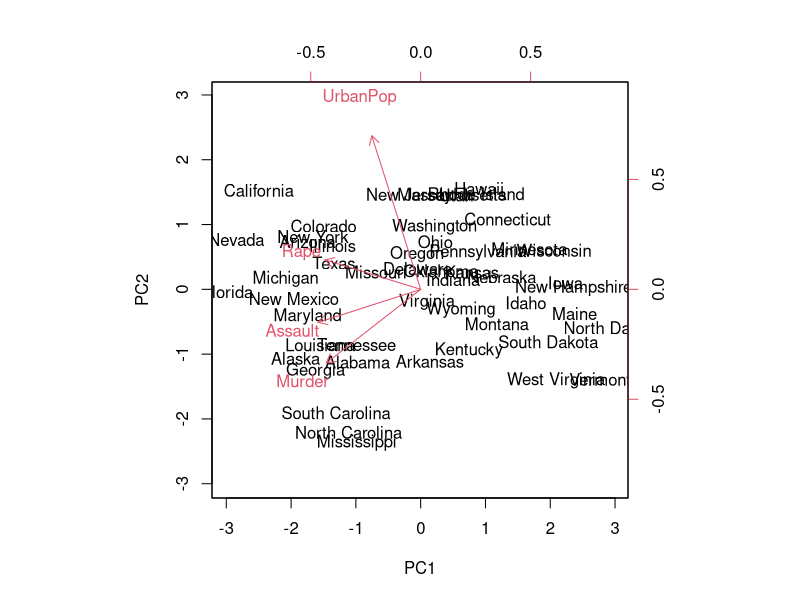
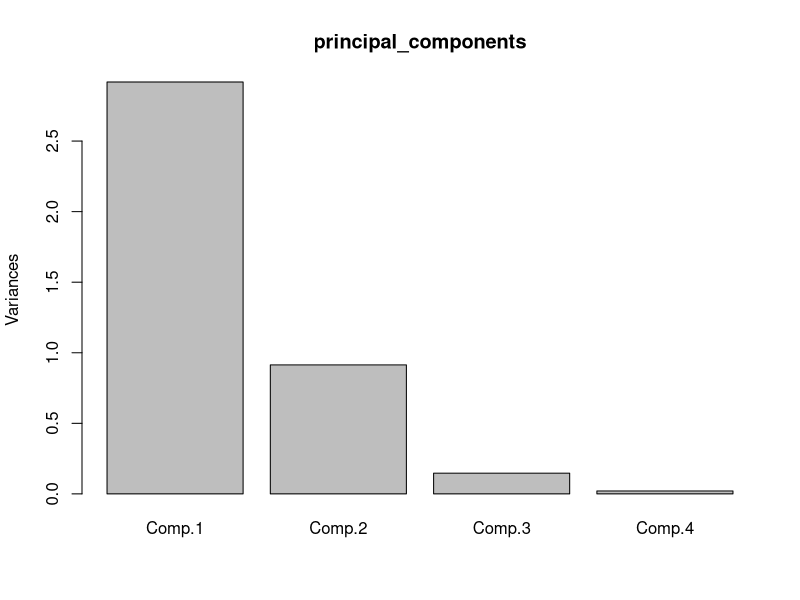
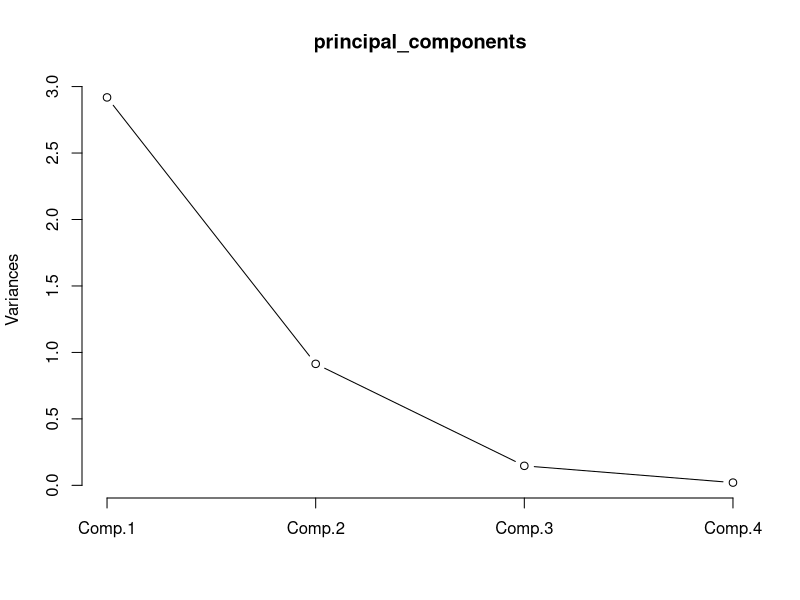
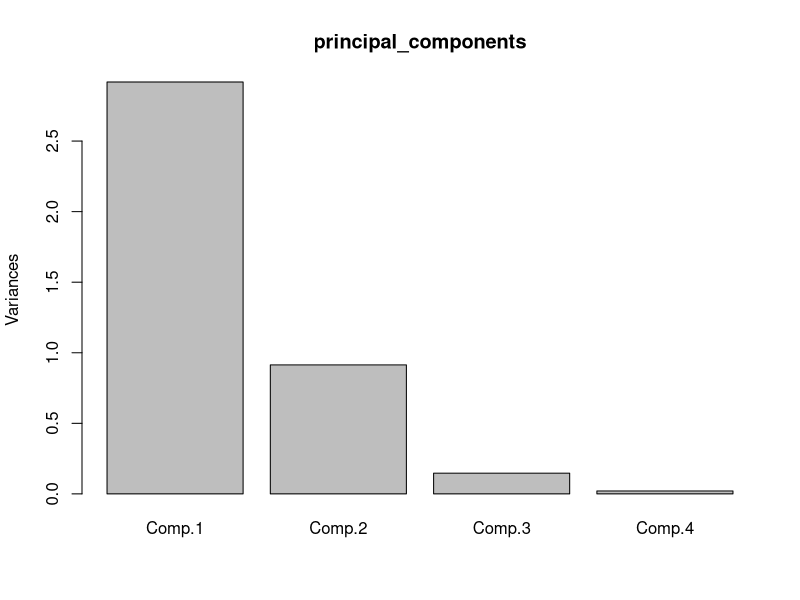
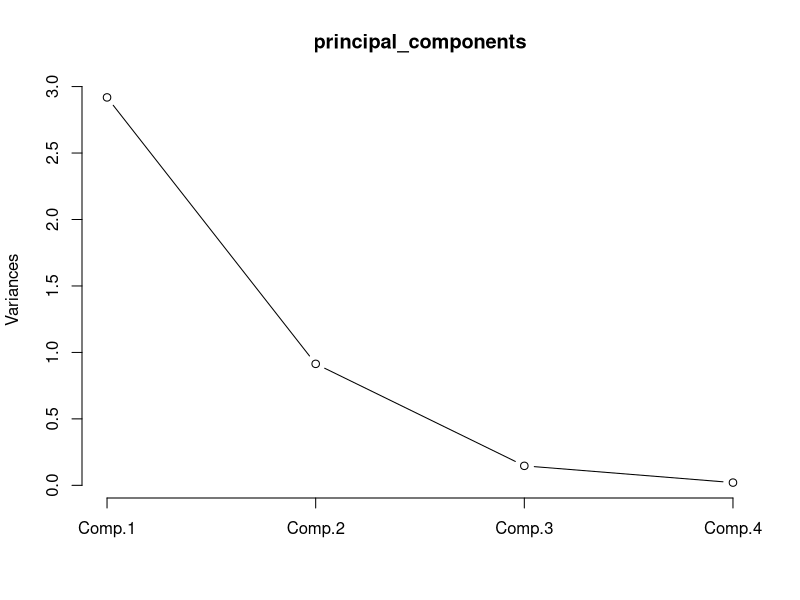
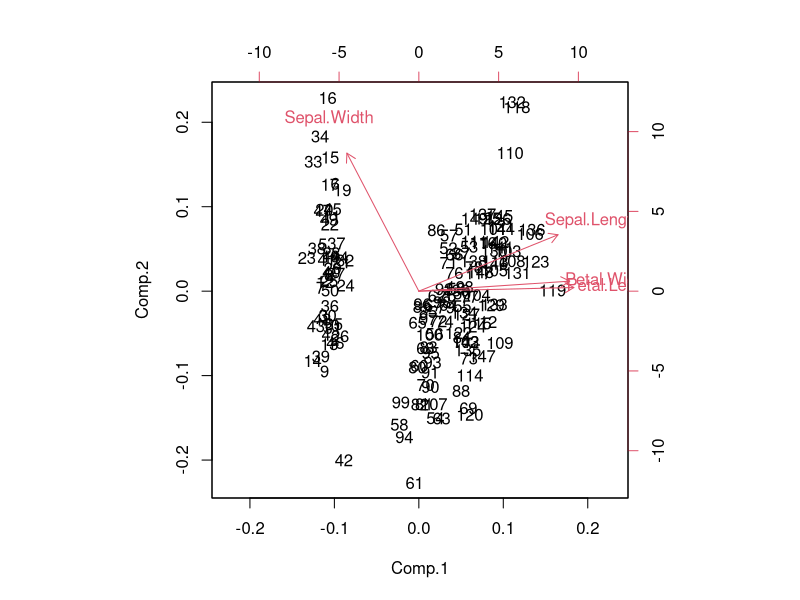
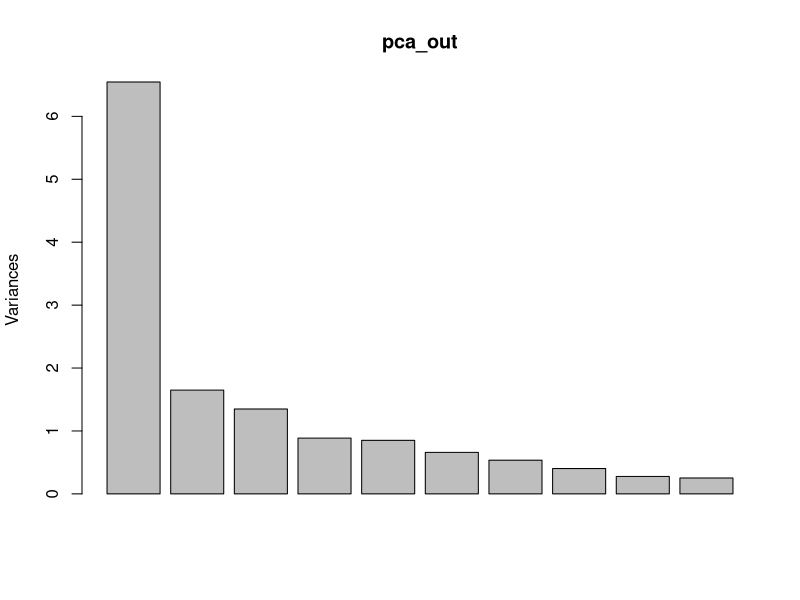
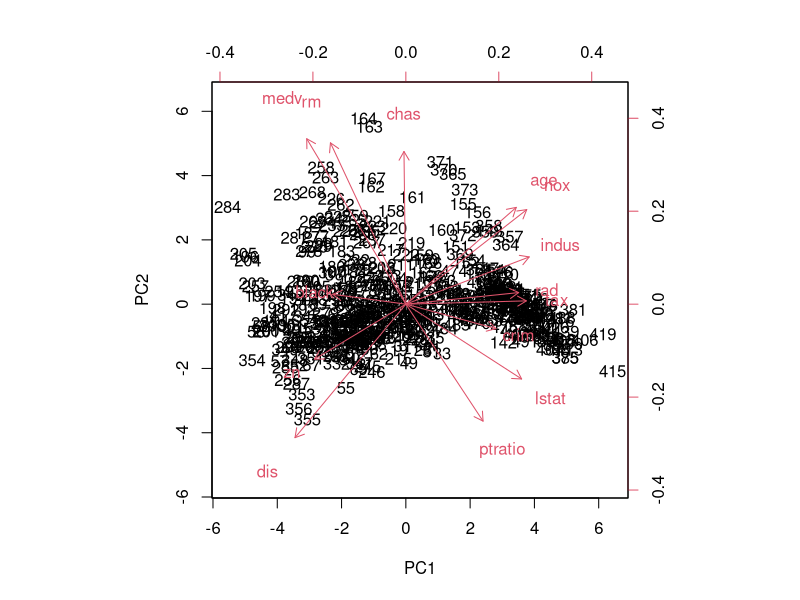

Here is the R script that generated these plots, in order:
#PCA In class Work

data("USArrests")
help("USArrests")
states=row.names(USArrests)
states
# The columns of the data set contain the four variables.
names(USArrests )
View(USArrests)

apply(USArrests , 2, mean) #apply: 1=rows, 2=columns
apply(USArrests , 2, var)

apply(USArrests , 1, mean) #by state
apply(USArrests , 1, var)

# We now perform principal components analysis using the prcomp() function, which is one of several functions in R that perform PCA.
# By default, the prcomp() function centers the variables to have mean zero. By using the option scale=TRUE,
# we scale the variables to have standard deviation one.
# The output from prcomp() contains a number of useful quantities.
pr.out=prcomp(USArrests, scale=TRUE)
names(pr.out)
pr.out$center
pr.out$scale
pr.out$rotation #e rotation matrix provides the principal component loadings

dim(pr.out$x)
biplot(pr.out, scale=0)
#figure margins too large

pr.var = pr.out$sdev^2
pr.var

pve = pr.var/sum(pr.var)
pve

#PCA iris
data("iris")
head(iris)
# creating another dataset from iris dataset that
# contains the columns from 1 to 4
irisdata1 <- iris[,1:4]
irisdata1

head(irisdata1)
# Read the documentation for the princomp() function in RStudio.
help("princomp")
principal_components <- princomp(irisdata1, cor = TRUE, score = TRUE)
# cor = a logical value indicating whether the calculation should
#use the correlation matrix or the covariance matrix.
# (The correlation matrix can only be used if there are no constant variables.)
# score = a logical value indicating whether the score on
# each principal component should be calculated.
summary(principal_components)
# in the summary you can see that it has four Principal Components it is because the input data has
# four different features.

#using the plot() function, we can plot the principal components.
plot(principal_components)

# plotting the principal_components using the a line in plot() functions
plot(principal_components, type = "l")


data("iris")
head(iris)
# creating another dataset from iris dataset that contains the columns from 1 to 4
irisdata1 <- iris[,1:4]
irisdata1
head(irisdata1)
principal_components <- princomp(irisdata1, cor = TRUE, score = TRUE)
summary(principal_components)
# in the summary you can see that it has four Principal Components it is becasue the input data has
# four different features.
# using the plot() function, we can plot the principal components.
plot(principal_components)
# plotting the principal_components using the a line in plot() functions
plot(principal_components, type = "l")
# using rhw biplot() function we can plot the components
biplot(principal_components)


#PCA Boston dataset
install.packages('MASS')
data(Boston, package="MASS")
# Read the documentation of Boston dataset in RStudio to understand the dataset
help(Boston)
# Principal Component Analysis
# the prcomp() fucntion computes the principal components and we have turned on scalling
# Read the documentation for prcompt() function in RStudio
help(prcomp)
pca_out <- prcomp(Boston,scale. = T)
# pca_out shows the loadings that used.
pca_out
plot(pca_out)
# plotting using the biplot()
# Read the documentation for biplot() function in RStudio
help(biplot)
biplot(pca_out, scale = 0)
boston_pc <- pca_out$x
boston_pc
# boston_pc has the Principal Components having the same number of rows in the original dataset
head(boston_pc)
summary(boston_pc)
